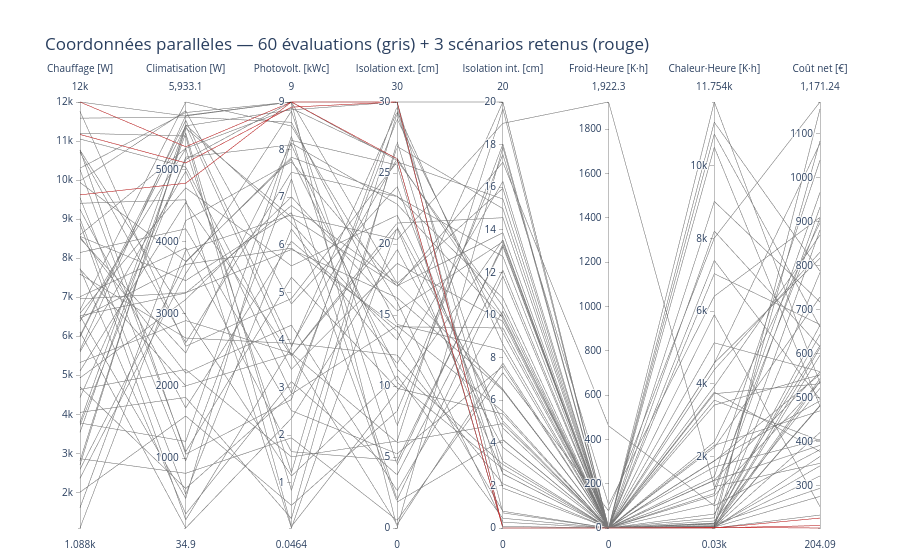

Notebook code cell kept with this figure:
### Markdown cell above
## 7. Vue d'ensemble : coordonnées parallèles

Chaque ligne est une simulation ; les 8 axes sont les 5 variables de
conception (`Pheat`, `Pcool`, `Ppv_kWc`, `e_ite_cm`, `e_iti_cm`) suivies des
3 objectifs (`Froid·Heure`, `Chaleur·Heure`, `Coût net`). Toutes les
évaluations de `fzd_result["XY"]` (plan initial + points EGO) sont tracées
en gris clair, les 5 scénarios retenus (centroïdes k-means, section 5) en
rouge — un coup d'œil pour repérer les compromis (ex. `Ppv_kWc` élevé et
`Cout_net_eur` faible vont-ils dans le même sens, ou s'opposent-ils ?).

### Code cell
centroid_df = pd.DataFrame(X[selected_idx], columns=VAR_NAMES)
for j, name in enumerate(OBJ_NAMES):
    centroid_df[name] = F[selected_idx, j]
centroid_df["est_centroide"] = 1

all_df = XY[VAR_NAMES + OBJ_NAMES].copy()
all_df["est_centroide"] = 0

combined = pd.concat([all_df, centroid_df], ignore_index=True)

fig = go.Figure(data=go.Parcoords(
    line=dict(
        color=combined["est_centroide"],
        colorscale=[[0, "rgba(120,120,120,0.35)"], [1, "rgba(214,39,40,0.9)"]],
        showscale=False,
    ),
    dimensions=[
        dict(label=label, values=combined[name])
        for name, label in zip(VAR_NAMES + OBJ_NAMES, VAR_LABELS + OBJ_LABELS)
    ],
))
fig.update_layout(
    title=f"Coordonnées parallèles — {len(XY)} évaluations (gris) + {len(selected_idx)} scénarios retenus (rouge)",
    height=550, margin=dict(l=80, r=80, t=100, b=20),
)
fig.show()
